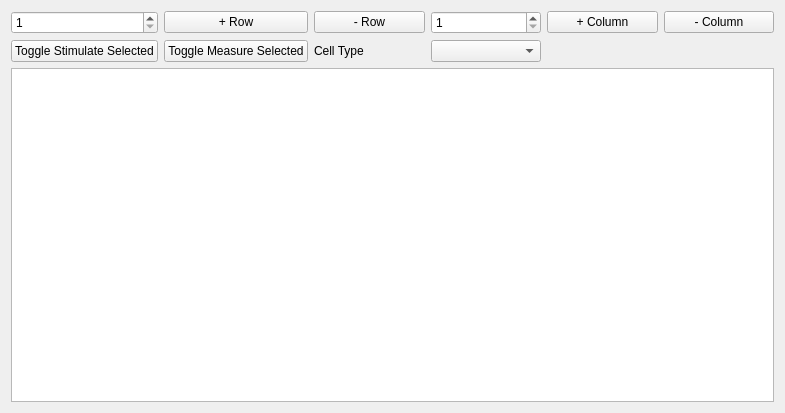
<?xml version="1.0" encoding="UTF-8"?>
<ui version="4.0">
 <class>GridSetupWidget</class>
 <widget class="QWidget" name="GridSetupWidget">
  <property name="geometry">
   <rect>
    <x>0</x>
    <y>0</y>
    <width>785</width>
    <height>413</height>
   </rect>
  </property>
  <property name="windowTitle">
   <string>Form</string>
  </property>
  <layout class="QGridLayout" name="gridLayout">
   <item row="2" column="0" colspan="6">
    <widget class="QTableView" name="cellGrid">
     <property name="sizePolicy">
      <sizepolicy hsizetype="Minimum" vsizetype="Minimum">
       <horstretch>0</horstretch>
       <verstretch>0</verstretch>
      </sizepolicy>
     </property>
     <property name="mouseTracking">
      <bool>true</bool>
     </property>
     <property name="editTriggers">
      <set>QAbstractItemView::NoEditTriggers</set>
     </property>
     <property name="showGrid">
      <bool>false</bool>
     </property>
    </widget>
   </item>
   <item row="1" column="2">
    <widget class="QLabel" name="chooseTypeLabel">
     <property name="text">
      <string>Cell Type</string>
     </property>
    </widget>
   </item>
   <item row="1" column="1">
    <widget class="QPushButton" name="toggleMeasure">
     <property name="text">
      <string>Toggle Measure Selected</string>
     </property>
    </widget>
   </item>
   <item row="0" column="4">
    <widget class="QPushButton" name="addColumnButton">
     <property name="text">
      <string>+ Column</string>
     </property>
    </widget>
   </item>
   <item row="1" column="3">
    <widget class="QComboBox" name="chooseType"/>
   </item>
   <item row="0" column="3">
    <widget class="QSpinBox" name="columnInt">
     <property name="minimum">
      <number>1</number>
     </property>
     <property name="maximum">
      <number>1000</number>
     </property>
    </widget>
   </item>
   <item row="0" column="0">
    <widget class="QSpinBox" name="rowInt">
     <property name="minimum">
      <number>1</number>
     </property>
     <property name="maximum">
      <number>1000</number>
     </property>
    </widget>
   </item>
   <item row="1" column="0">
    <widget class="QPushButton" name="toggleStim">
     <property name="text">
      <string>Toggle Stimulate Selected</string>
     </property>
    </widget>
   </item>
   <item row="0" column="5">
    <widget class="QPushButton" name="removeColumnButton">
     <property name="text">
      <string>- Column</string>
     </property>
    </widget>
   </item>
   <item row="0" column="1">
    <widget class="QPushButton" name="addRowButton">
     <property name="text">
      <string>+ Row</string>
     </property>
    </widget>
   </item>
   <item row="0" column="2">
    <widget class="QPushButton" name="removeRowButton">
     <property name="text">
      <string>- Row</string>
     </property>
    </widget>
   </item>
  </layout>
 </widget>
 <resources/>
 <connections/>
</ui>
